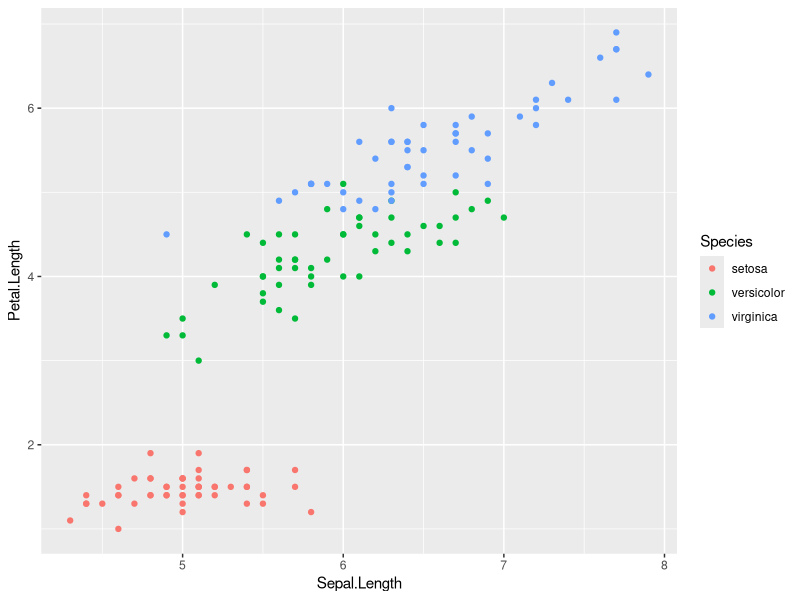
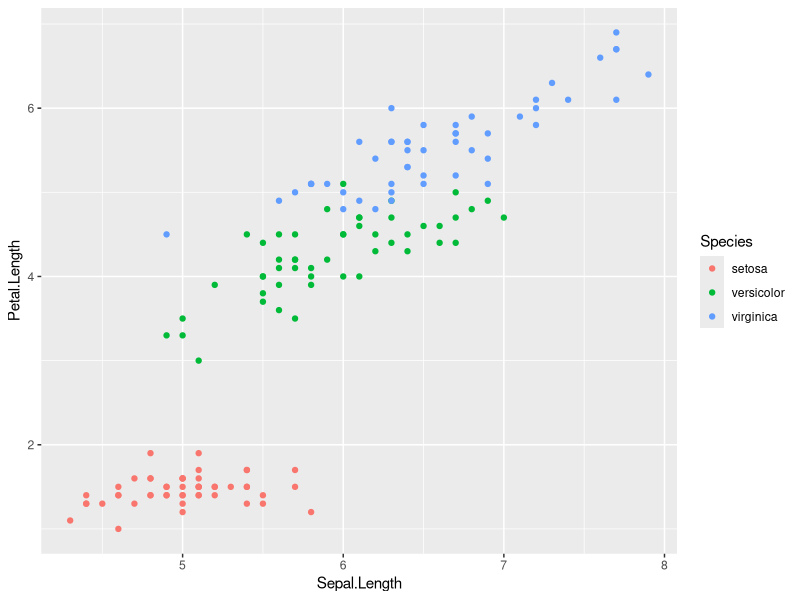
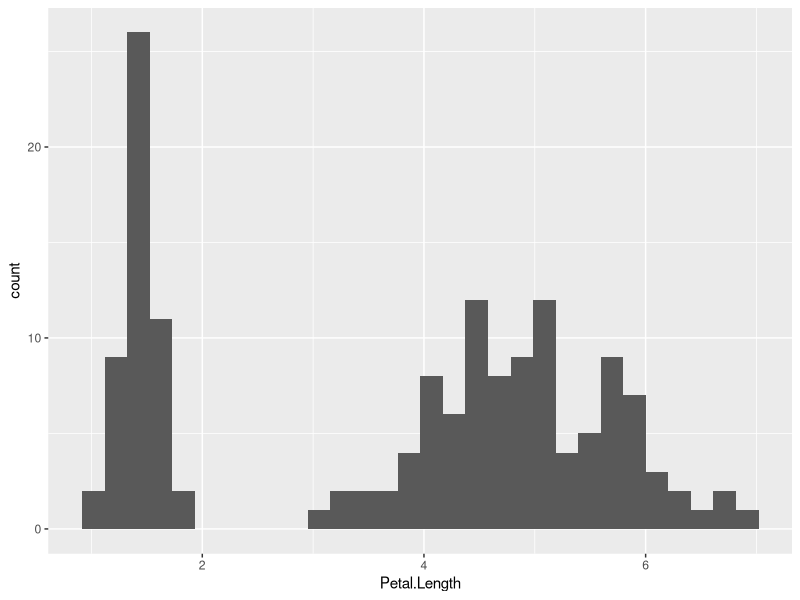

These charts were generated, in order, by the following R code: (Note: this script raises an error after producing the figures.)
## ---- chunk 1
#| message: false
library(tidyverse)
as_tibble(iris)
## ---- chunk 2
ggplot(
  data = iris,
  mapping = aes(x = Sepal.Length, y = Petal.Length, colour = Species)
) +
  geom_point()
## ---- chunk 3
iris |>
  ggplot(aes(x = Sepal.Length, y = Petal.Length, colour = Species)) +
  geom_point()
## ---- chunk 4
#| message: false
iris |>
  ggplot(aes(x = Petal.Length)) +
  geom_histogram()
## ---- chunk 5
#| error: true
iris |>
  ggplot(aes(x = Petal.Length)) |>
  geom_histogram()
## ---- chunk 6
#| message: false
iris |>
  ggplot(aes(x = Petal.Length, colour = Species)) +
  geom_histogram()
## ---- chunk 7
#| message: false
iris |>
  ggplot(aes(x = Petal.Length, colour = Species, fill = Species)) +
  geom_histogram()
## ---- chunk 8
#| message: false
iris |>
  ggplot(aes(x = Petal.Length, colour = Species, fill = Species)) +
  geom_histogram(position = "identity")
## ---- chunk 9
#| message: false
iris |>
  ggplot(aes(x = Petal.Length, colour = Species, fill = Species)) +
  geom_histogram(position = "identity", alpha = 0.2)
## ---- chunk 10
iris |>
  ggplot(aes(x = Species, y = Petal.Length)) +
  geom_boxplot()
## ---- chunk 11
iris |>
  ggplot(aes(x = Species, y = Petal.Length,
             colour = Species, fill = Species)) +
  geom_boxplot(alpha = 0.2) +
  theme_bw()
## ---- chunk 12
#| message: false
iris |>
  group_by(Species) |> # Perform summary calculations for each species
  summarise(mP = mean(Petal.Length), # Mean petal length
            minP = min(Petal.Length), # Minimum petal length
            maxP = max(Petal.Length)) |> # Maximum petal length
  ungroup() |> # Ungroup data
  # Start plotting:
  ggplot(aes(x = Species, y = mP, ymin = minP, ymax = maxP)) +
  geom_point() + # This takes the y aesthetic, for plotting the mean
  geom_errorbar(width = 0.2) # Takes the ymin and ymax aesthetics
## ---- chunk 13
#| message: false
iris |>
  group_by(Species) |>
  summarise(mP = mean(Petal.Length), # Mean petal length per species
            sP = sd(Petal.Length), # Standard deviation per species
            N = n(), # Sample size (number of observations) per species
            SEM = sP / sqrt(N), # Standard error of the mean
            CI = SEM * qt(1 - 0.025, N - 1)) |> # Confidence interval,
                 # read off at 1 - 0.025 because +/- 2.5% adds up to 5%
  ggplot(aes(x = Species, y = mP, ymin = mP - CI, ymax = mP + CI)) +
  geom_point() +
  geom_errorbar(width = 0.2) +
  ylab("Petal length")
## ---- chunk 14
#| message: false
iris |>
  group_by(Species) |>
  summarise(mP = mean(Petal.Length),
            sP = sd(Petal.Length),
            N = n(),
            SEM = sP / sqrt(N),
            CI = SEM * qt(1 - 0.025, N - 1)) |>
  ggplot(aes(x = Species, y = mP, ymin = mP - CI, ymax = mP + CI)) +
  # Below we change geom_point to geom_col (for "column"):
  geom_col(alpha = 0.4, colour = "steelblue", fill = "steelblue") +
  geom_errorbar(width = 0.2, colour = "steelblue") +
  ylab("Petal length")
## ---- chunk 15
tibble(Species = c("species 1", "species 2"),
       Average = c(148, 152),
       CI = c(0.8, 0.9)) |>
  ggplot(aes(x = Species, y = Average,
             ymin = Average - CI, ymax = Average + CI)) +
  geom_col(alpha = 0.4, colour = "steelblue", fill = "steelblue") +
  geom_errorbar(width = 0.2, colour = "steelblue") +
  ylab("Trait value")
## ---- chunk 16
tibble(Species = c("species 1", "species 2"),
       Average = c(148, 152),
       CI = c(0.8, 0.9)) |>
  ggplot(aes(x = Species, y = Average,
             ymin = Average - CI, ymax = Average + CI)) +
  geom_point(colour = "steelblue") +
  geom_errorbar(width = 0.2, colour = "steelblue") +
  ylab("Trait value")
